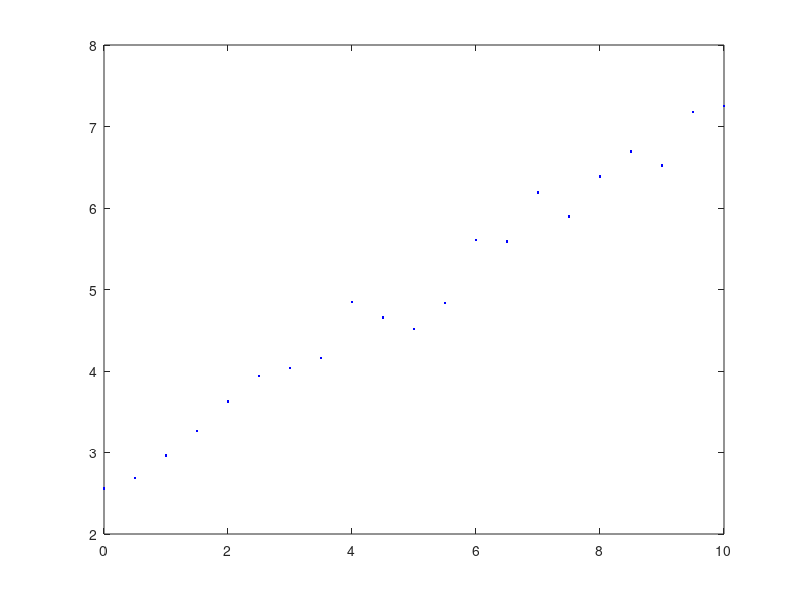

The MATLAB source for this figure: (Note: this script raises an error after producing the figure.)
%% 
% *Linear Support Vector Machine with slack variables - Dual problem*
% 
% Solve the dual problem of the linear SVM with slack variables (set ε = 0.2 
% and C = 10) applied to the training data. Moreover, find the support vectors.

close all;
clear;
clc;

matlab.lang.OnOffSwitchState = 1;

data = [ 0    2.5584
    0.5000    2.6882
    1.0000    2.9627
    1.5000    3.2608
    2.0000    3.6235
    2.5000    3.9376
    3.0000    4.0383
    3.5000    4.1570
    4.0000    4.8498
    4.5000    4.6561
    5.0000    4.5119
    5.5000    4.8346
    6.0000    5.6039
    6.5000    5.5890
    7.0000    6.1914
    7.5000    5.8966
    8.0000    6.3866
    8.5000    6.6909
    9.0000    6.5224
    9.5000    7.1803
   10.0000    7.2537];

x = data(:,1);
y = data(:,2);
l = length(x);

% Plot the dataset
plot(x,y,'b.');
%%
% Environment variables
epsilon = 0.2;
C = 10;

% Define the problem
X = zeros(l,l);
for i = 1 : l
    for j = 1 : l
        X(i,j) = x(i)*x(j);
    end
end
Q = [ X -X ; -X X ]; 
c = epsilon*ones(2*l,1) + [-y;y]; 

% solve the problem
options = optimset('Display', 'off');
solution = quadprog(Q,c,[],[],[ones(1,l) -ones(1,l)],0,zeros(2*l,1),C*ones(2*l,1), [], options);
lap = solution(1:l);
lam = solution(l+1:2*l);

% compute w
w = (lap-lam)'*x ;

% compute b
ind = find(lap > 1e-3 & lap < C-1e-3);
if ~isempty(ind)
    i = ind(1);
    b = y(i) - w*x(i) - epsilon ;
else
    ind = find(lam > 1e-3 & lam < C-1e-3);
    i = ind(1);
    b = y(i) - w*x(i) + epsilon ;
end

% find regression and epsilon-tube
z = w.*x + b ;
zp = w.*x + b + epsilon ;
zm = w.*x + b - epsilon ;

%% plot the solution

% find support vectors
sv = [find(lap > 1e-3);find(lam > 1e-3)]; 
sv = sort(sv);

plot(x,y,'b.',x(sv),y(sv),...
    'go',x,z,'k-',x,zp,'r-',x,zm,'r-');

legend('Data','Support vectors',...
    'regression','\epsilon-tube',...
    'Location','NorthWest')